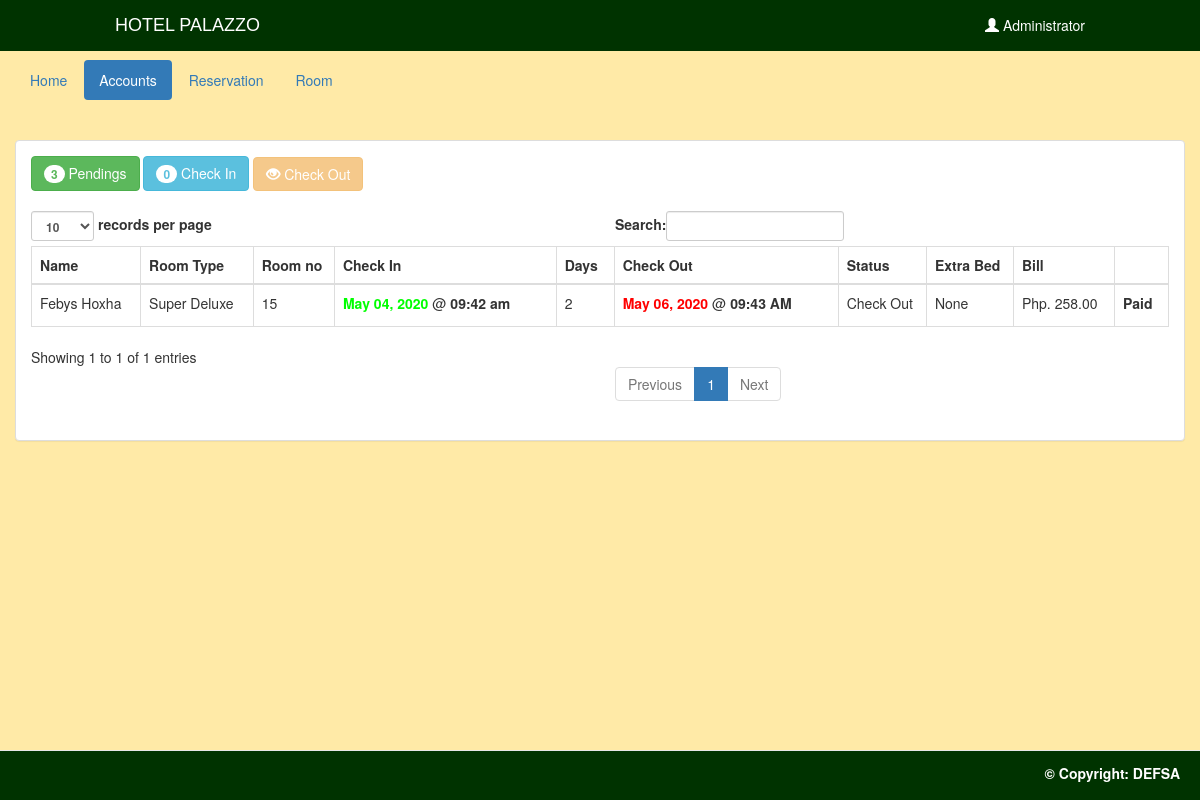
The page /admin/checkout.php (signed in) on the database its author committed.
### tables this page shows
CREATE TABLE `transaction` (
  `transaction_id` int(11) NOT NULL,
  `guest_id` int(11) NOT NULL,
  `room_id` int(11) NOT NULL,
  `room_no` int(5) NOT NULL,
  `extra_bed` int(11) NOT NULL,
  `status` varchar(20) NOT NULL,
  `days` int(2) NOT NULL,
  `checkin` date NOT NULL,
  `checkin_time` time NOT NULL,
  `checkout` date NOT NULL,
  `checkout_time` time NOT NULL,
  `bill` varchar(10) NOT NULL
);

CREATE TABLE `guest` (
  `guest_id` int(11) NOT NULL,
  `firstname` varchar(50) NOT NULL,
  `middlename` varchar(30) NOT NULL,
  `lastname` varchar(40) NOT NULL,
  `address` varchar(50) NOT NULL,
  `contactno` varchar(13) NOT NULL
);

CREATE TABLE `room` (
  `room_id` int(11) NOT NULL,
  `room_type` varchar(50) NOT NULL,
  `price` varchar(11) NOT NULL,
  `photo` varchar(100) NOT NULL
);

### admin/checkout.php (the view, shortened to what this page needs)
<!DOCTYPE html>
<?php
	require 'name.php';
?>
<html lang = "en">
	<head>
		<link rel = "stylesheet" type = "text/css" href = "../css/bootstrap.css " />
		<link rel = "stylesheet" type = "text/css" href = "../css/style.css" />
	</head>
<body style="background-color:#ffeaa7">
<header class="navbar navbar-inverse navbar-fixed-top bs-docs-nav" role="banner">
  <div class="container">
		<div class="navbar-header">
		<a href="home.php" class="navbar-brand">Hotel PALAZZO</a>
		</div>
		<nav class="collapse-navbar" role="navigation">
		<ul class="nav navbar-nav navbar-right">
		<li  class = "dropdown">
					<a class="dropdown-toggle" data-toggle="dropdown" role="button" aria-haspopup="true" aria-expanded="false"><i class = "glyphicon glyphicon-user"></i>  Administrator</a>
				</li>
      </ul>
		</nav>
  </div>
</header>
<br>
<br>
	<div class = "container-fluid">
		<ul class = "nav nav-pills">
			<li><a href = "home.php">Home</a></li>
			<li class = "active"><a href = "account.php">Accounts</a></li>
			<li><a href = "reserve.php">Reservation</a></li>
			<li><a href = "room.php">Room</a></li>
		</ul>
	</div>
	<br />
	<div class = "container-fluid">
		<div class = "panel panel-default">
			<?php
				$q_p = $conn->query("SELECT COUNT(*) as total FROM `transaction` WHERE `status` = 'Pending'") or die(mysqli_error());
				$f_p = $q_p->fetch_array();
				$q_ci = $conn->query("SELECT COUNT(*) as total FROM `transaction` WHERE `status` = 'Check In'") or die(mysqli_error());
				$f_ci = $q_ci->fetch_array();
			?>
			<div class = "panel-body">
				<a class = "btn btn-success" href = "reserve.php"><span class = "badge"><?php echo $f_p['total']?></span> Pendings</a>
				<a class = "btn btn-info" href = "checkin.php"><span class = "badge"><?php echo $f_ci['total']?></span> Check In</a>
				<a class = "btn btn-warning disabled"><i class = "glyphicon glyphicon-eye-open"></i> Check Out</a>
				<br />
				<br />
				<table id = "table" class = "table table-bordered">
					<thead>
						<tr>
							<th>Name</th>
							<th>Room Type</th>
							<th>Room no</th>
							<th>Check In</th>
							<th>Days</th>
							<th>Check Out</th>
							<th>Status</th>
							<th>Extra Bed</th>
							<th>Bill</th>
							<th></th>
						</tr>
					</thead>
					<tbody>
						<?php
							$query = $conn->query("SELECT * FROM `transaction` NATURAL JOIN `guest` NATURAL JOIN `room` WHERE `status` = 'Check Out'") or die(mysqli_query());
							while($fetch = $query->fetch_array()){
						?>
						<tr>
							<td><?php echo $fetch['firstname']." ".$fetch['lastname']?></td>
							<td><?php echo $fetch['room_type']?></td>
							<td><?php echo $fetch['room_no']?></td>
							<td><?php echo "<label style = 'color:#00ff00;'>".date("M d, Y", strtotime($fetch['checkin']))."</label>"." @ "."<label>".date("h:i a", strtotime($fetch['checkin_time']))."</label>"?></td>
							<td><?php echo $fetch['days']?></td>
							<td><?php echo "<label style = 'color:#ff0000;'>".date("M d, Y", strtotime($fetch['checkin']."+".$fetch['days']."DAYS"))."</label>"." @ "."<label>".date("h:i A", strtotime($fetch['checkout_time']))."</label>"?></td>
							<td><?php echo $fetch['status']?></td>
							<td><?php if($fetch['extra_bed'] == "0"){ echo "None";}else{echo $fetch['extra_bed'];}?></td>
							<td><?php echo "Php. ".$fetch['bill'].".00"?></td>
							<td><label class = "">Paid</label></td>
						</tr>
						<?php
							}
						?>
					</tbody>
				</table>
			</div>
		</div>
	</div>
	<br />
	<br />
	<footer>
	<div style = "text-align:right;height: 40px; background-color: #003300;" class = "navbar navbar-default navbar-fixed-bottom">
	<label style="color:white;  margin: 12px; margin-right: 20px; ">&copy; Copyright: DEFSA </label>
	</div>
	</footer>
</body>
</html>

### css/style.css (style rules this page uses)
body { margin: 0; }
.navbar-brand { font-family: 'Montserrat', sans-serif; text-transform: uppercase; margin-right: 10px; }
nav { width: 100%; height: 50px; }
.navbar-inverse { background-color: #003300; display: flex; margin: 0; padding: 0 100px; float: right; }
.navbar-inverse { background-image: none; }
.navbar-inverse { border-color: #003300 }
.navbar-inverse .navbar-brand { color: #FFFFFF }
.navbar-inverse .navbar-nav>li>a { color: #FFFFFF }

### rows shown on the page
transaction: guest.firstname "Febys", guest.lastname "Hoxha", room.room_type "Super Deluxe", room_no "15", checkin "May 04, 2020", checkin_time "09:42 am", days "2", checkin+days "May 06, 2020", checkout_time "09:43 AM", status "Check Out", extra_bed "None", bill "258"

### other values the page prints
$f_p['total'] "3"
$f_ci['total'] "0"
